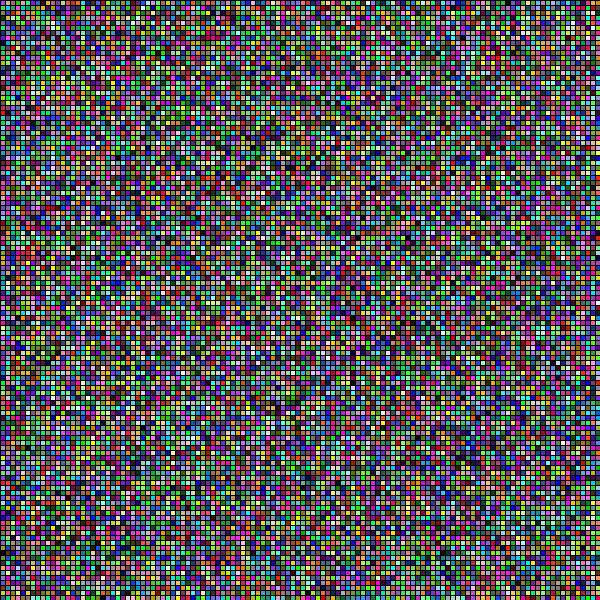
Frame 1 (no input)
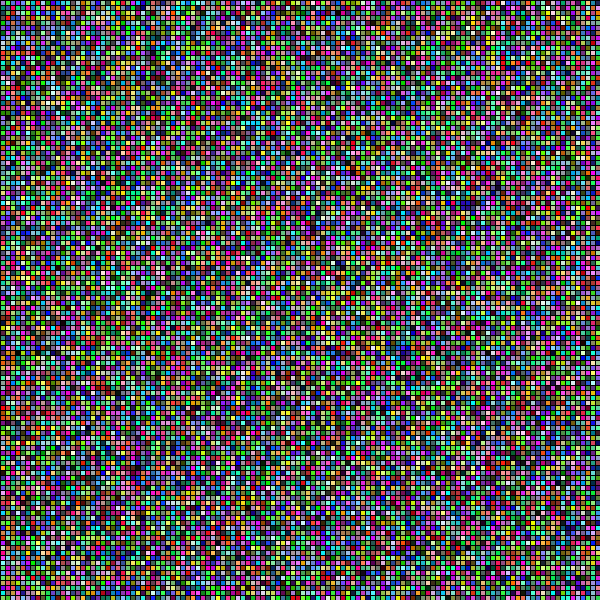
Frame 60 (the mouse pressed at the canvas centre just before this capture)
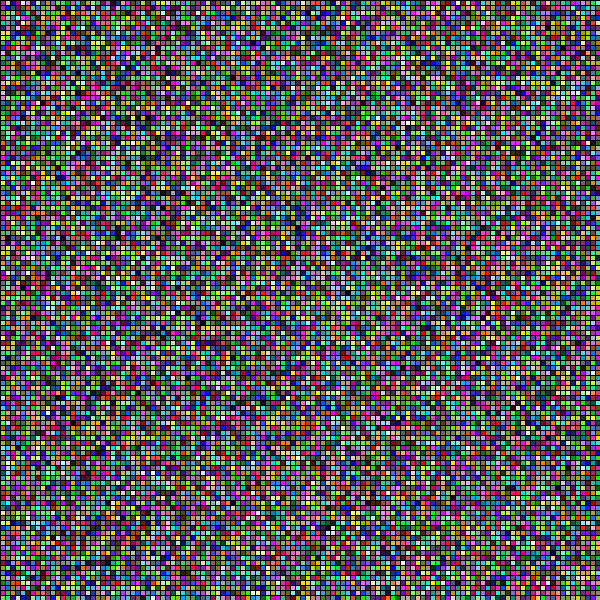
Frame 120 (the mouse held since frame 60 and released just before this capture)

The Processing sketch that drew these frames (run headless with seeded random() and noise(); from frame 60 on, the mouse is pressed at the canvas centre):

// Processing sketch: processing_158422
// ── processing_158422.pde

int px;
int py;
int vx;
int vy;
int g;
int b;
int r;
int numberx;
int numbery;
void setup() {
  size(600, 600);
  background(0, 0, 0);
  vx=5;
  vy=5;
  numberx=120;
  numbery=120;
  px      = 0;
  py      = 0; 
  fill(255, 255, 255);


}  
 
void draw() { 
  rect(px,py,5,5);
  vy=0;
  vx=5;
  for (int i = 0; i < numberx; i++)
  {
    vy=0;
    rect(vx,py,5,5);  
    vx+=5;
     r    = (int)random(0, 256);
     g    = (int)random(0, 256);
     b    = (int)random(0, 256);
    fill(r,g,b);
    for (int v = 0; v < numbery; v++)
   {
     rect(vx-10,vy,5,5);  
      vy+=5;
      r    = (int)random(0, 256);
      g    = (int)random(0, 256);
      b    = (int)random(0, 256);
      fill(r,g,b);
    }
}
}
